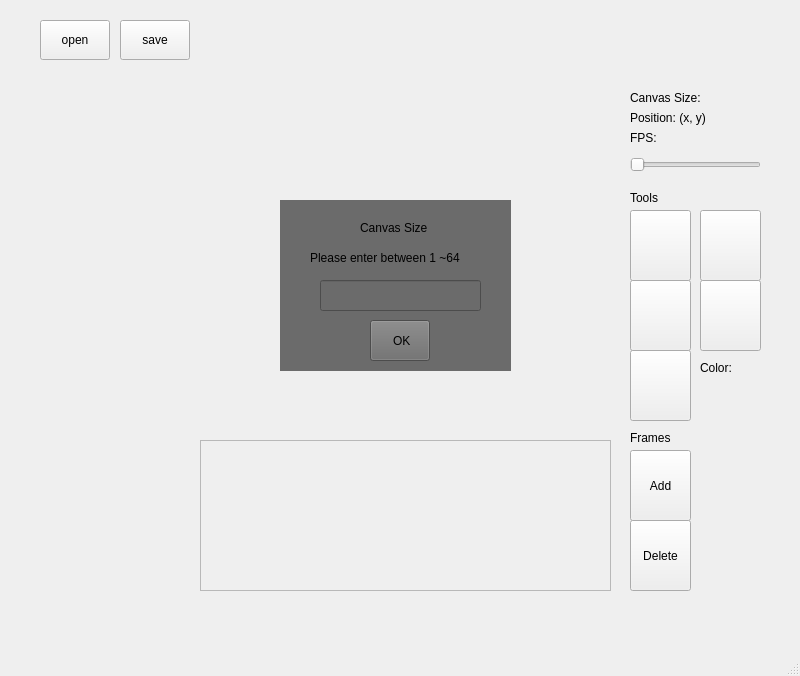
<?xml version="1.0" encoding="UTF-8"?>
<ui version="4.0">
 <class>MainWindow</class>
 <widget class="QMainWindow" name="MainWindow">
  <property name="geometry">
   <rect>
    <x>0</x>
    <y>0</y>
    <width>800</width>
    <height>676</height>
   </rect>
  </property>
  <property name="windowTitle">
   <string>MainWindow</string>
  </property>
  <widget class="QWidget" name="centralwidget">
   <widget class="QPushButton" name="penButton">
    <property name="geometry">
     <rect>
      <x>630</x>
      <y>210</y>
      <width>61</width>
      <height>71</height>
     </rect>
    </property>
    <property name="text">
     <string/>
    </property>
    <property name="icon">
     <iconset resource="resources.qrc">
      <normaloff>:/icons/icon_pencil.png</normaloff>:/icons/icon_pencil.png</iconset>
    </property>
    <property name="iconSize">
     <size>
      <width>36</width>
      <height>36</height>
     </size>
    </property>
   </widget>
   <widget class="QPushButton" name="eraserButton">
    <property name="geometry">
     <rect>
      <x>700</x>
      <y>210</y>
      <width>61</width>
      <height>71</height>
     </rect>
    </property>
    <property name="text">
     <string/>
    </property>
    <property name="icon">
     <iconset resource="resources.qrc">
      <normaloff>:/icons/icon_eraser.png</normaloff>:/icons/icon_eraser.png</iconset>
    </property>
    <property name="iconSize">
     <size>
      <width>36</width>
      <height>36</height>
     </size>
    </property>
   </widget>
   <widget class="QPushButton" name="colorButton">
    <property name="geometry">
     <rect>
      <x>630</x>
      <y>350</y>
      <width>61</width>
      <height>71</height>
     </rect>
    </property>
    <property name="text">
     <string/>
    </property>
    <property name="icon">
     <iconset resource="resources.qrc">
      <normaloff>:/icons/icon_pallete.png</normaloff>:/icons/icon_pallete.png</iconset>
    </property>
    <property name="iconSize">
     <size>
      <width>36</width>
      <height>36</height>
     </size>
    </property>
   </widget>
   <widget class="QPushButton" name="shapeButton">
    <property name="geometry">
     <rect>
      <x>630</x>
      <y>280</y>
      <width>61</width>
      <height>71</height>
     </rect>
    </property>
    <property name="text">
     <string/>
    </property>
    <property name="icon">
     <iconset resource="resources.qrc">
      <normaloff>:/icons/icon_shapes.png</normaloff>:/icons/icon_shapes.png</iconset>
    </property>
    <property name="iconSize">
     <size>
      <width>36</width>
      <height>36</height>
     </size>
    </property>
   </widget>
   <widget class="QPushButton" name="parallelButton">
    <property name="geometry">
     <rect>
      <x>700</x>
      <y>280</y>
      <width>61</width>
      <height>71</height>
     </rect>
    </property>
    <property name="text">
     <string/>
    </property>
    <property name="icon">
     <iconset resource="resources.qrc">
      <normaloff>:/icons/icon_parallel.png</normaloff>:/icons/icon_parallel.png</iconset>
    </property>
    <property name="iconSize">
     <size>
      <width>36</width>
      <height>36</height>
     </size>
    </property>
   </widget>
   <widget class="QPushButton" name="openButton">
    <property name="geometry">
     <rect>
      <x>40</x>
      <y>20</y>
      <width>70</width>
      <height>40</height>
     </rect>
    </property>
    <property name="text">
     <string>open</string>
    </property>
   </widget>
   <widget class="QPushButton" name="saveButton">
    <property name="geometry">
     <rect>
      <x>120</x>
      <y>20</y>
      <width>70</width>
      <height>40</height>
     </rect>
    </property>
    <property name="text">
     <string>save</string>
    </property>
   </widget>
   <widget class="QWidget" name="formLayoutWidget">
    <property name="geometry">
     <rect>
      <x>40</x>
      <y>90</y>
      <width>151</width>
      <height>341</height>
     </rect>
    </property>
    <layout class="QFormLayout" name="Gallery"/>
   </widget>
   <widget class="QLabel" name="canvas">
    <property name="geometry">
     <rect>
      <x>200</x>
      <y>90</y>
      <width>411</width>
      <height>341</height>
     </rect>
    </property>
    <property name="text">
     <string/>
    </property>
   </widget>
   <widget class="QScrollArea" name="scrollArea">
    <property name="geometry">
     <rect>
      <x>200</x>
      <y>440</y>
      <width>411</width>
      <height>151</height>
     </rect>
    </property>
    <property name="widgetResizable">
     <bool>true</bool>
    </property>
    <widget class="QWidget" name="scrollAreaWidgetContents">
     <property name="geometry">
      <rect>
       <x>0</x>
       <y>0</y>
       <width>409</width>
       <height>149</height>
      </rect>
     </property>
    </widget>
   </widget>
   <widget class="QPushButton" name="addFrameButton">
    <property name="geometry">
     <rect>
      <x>630</x>
      <y>450</y>
      <width>61</width>
      <height>71</height>
     </rect>
    </property>
    <property name="text">
     <string>Add</string>
    </property>
   </widget>
   <widget class="QPushButton" name="deleteFrameButton">
    <property name="geometry">
     <rect>
      <x>630</x>
      <y>520</y>
      <width>61</width>
      <height>71</height>
     </rect>
    </property>
    <property name="text">
     <string>Delete</string>
    </property>
   </widget>
   <widget class="QLabel" name="animationWindow">
    <property name="geometry">
     <rect>
      <x>40</x>
      <y>440</y>
      <width>151</width>
      <height>131</height>
     </rect>
    </property>
    <property name="text">
     <string/>
    </property>
   </widget>
   <widget class="QLabel" name="labelFrames">
    <property name="geometry">
     <rect>
      <x>630</x>
      <y>430</y>
      <width>58</width>
      <height>16</height>
     </rect>
    </property>
    <property name="text">
     <string>Frames</string>
    </property>
    <property name="alignment">
     <set>Qt::AlignmentFlag::AlignLeading|Qt::AlignmentFlag::AlignLeft|Qt::AlignmentFlag::AlignVCenter</set>
    </property>
   </widget>
   <widget class="QLabel" name="labelTools">
    <property name="geometry">
     <rect>
      <x>630</x>
      <y>190</y>
      <width>58</width>
      <height>16</height>
     </rect>
    </property>
    <property name="text">
     <string>Tools</string>
    </property>
    <property name="alignment">
     <set>Qt::AlignmentFlag::AlignLeading|Qt::AlignmentFlag::AlignLeft|Qt::AlignmentFlag::AlignVCenter</set>
    </property>
   </widget>
   <widget class="QLabel" name="labelCanvasSize">
    <property name="geometry">
     <rect>
      <x>630</x>
      <y>90</y>
      <width>131</width>
      <height>16</height>
     </rect>
    </property>
    <property name="text">
     <string>Canvas Size: </string>
    </property>
    <property name="alignment">
     <set>Qt::AlignmentFlag::AlignLeading|Qt::AlignmentFlag::AlignLeft|Qt::AlignmentFlag::AlignVCenter</set>
    </property>
   </widget>
   <widget class="QLabel" name="labelPosition">
    <property name="geometry">
     <rect>
      <x>630</x>
      <y>110</y>
      <width>131</width>
      <height>16</height>
     </rect>
    </property>
    <property name="text">
     <string>Position: (x, y)</string>
    </property>
    <property name="alignment">
     <set>Qt::AlignmentFlag::AlignLeading|Qt::AlignmentFlag::AlignLeft|Qt::AlignmentFlag::AlignVCenter</set>
    </property>
   </widget>
   <widget class="QSlider" name="slider_fps">
    <property name="geometry">
     <rect>
      <x>630</x>
      <y>149</y>
      <width>131</width>
      <height>31</height>
     </rect>
    </property>
    <property name="orientation">
     <enum>Qt::Orientation::Horizontal</enum>
    </property>
   </widget>
   <widget class="QLabel" name="labelFps">
    <property name="geometry">
     <rect>
      <x>630</x>
      <y>130</y>
      <width>131</width>
      <height>16</height>
     </rect>
    </property>
    <property name="text">
     <string>FPS: </string>
    </property>
    <property name="alignment">
     <set>Qt::AlignmentFlag::AlignLeading|Qt::AlignmentFlag::AlignLeft|Qt::AlignmentFlag::AlignVCenter</set>
    </property>
   </widget>
   <widget class="QWidget" name="canvasDialog" native="true">
    <property name="geometry">
     <rect>
      <x>280</x>
      <y>200</y>
      <width>231</width>
      <height>171</height>
     </rect>
    </property>
    <property name="sizePolicy">
     <sizepolicy hsizetype="Preferred" vsizetype="Preferred">
      <horstretch>0</horstretch>
      <verstretch>0</verstretch>
     </sizepolicy>
    </property>
    <property name="autoFillBackground">
     <bool>false</bool>
    </property>
    <property name="styleSheet">
     <string notr="true">background: #6b6b6b;</string>
    </property>
    <widget class="QLabel" name="label1">
     <property name="geometry">
      <rect>
       <x>80</x>
       <y>20</y>
       <width>71</width>
       <height>16</height>
      </rect>
     </property>
     <property name="text">
      <string>Canvas Size</string>
     </property>
    </widget>
    <widget class="QPushButton" name="inputButton">
     <property name="geometry">
      <rect>
       <x>90</x>
       <y>120</y>
       <width>60</width>
       <height>41</height>
      </rect>
     </property>
     <property name="text">
      <string> OK</string>
     </property>
    </widget>
    <widget class="QLineEdit" name="inputCanvasSize">
     <property name="geometry">
      <rect>
       <x>40</x>
       <y>80</y>
       <width>161</width>
       <height>31</height>
      </rect>
     </property>
    </widget>
    <widget class="QLabel" name="label2">
     <property name="geometry">
      <rect>
       <x>30</x>
       <y>50</y>
       <width>191</width>
       <height>16</height>
      </rect>
     </property>
     <property name="text">
      <string>Please enter between 1 ~64</string>
     </property>
    </widget>
   </widget>
   <widget class="QLabel" name="textColor_ignore">
    <property name="geometry">
     <rect>
      <x>700</x>
      <y>360</y>
      <width>61</width>
      <height>16</height>
     </rect>
    </property>
    <property name="text">
     <string>Color:</string>
    </property>
   </widget>
   <widget class="QLabel" name="labelColor">
    <property name="geometry">
     <rect>
      <x>700</x>
      <y>380</y>
      <width>61</width>
      <height>31</height>
     </rect>
    </property>
    <property name="text">
     <string/>
    </property>
   </widget>
  </widget>
  <widget class="QMenuBar" name="menubar">
   <property name="geometry">
    <rect>
     <x>0</x>
     <y>0</y>
     <width>800</width>
     <height>26</height>
    </rect>
   </property>
  </widget>
  <widget class="QStatusBar" name="statusbar"/>
 </widget>
 <resources>
  <include location="resources.qrc"/>
 </resources>
 <connections/>
</ui>
